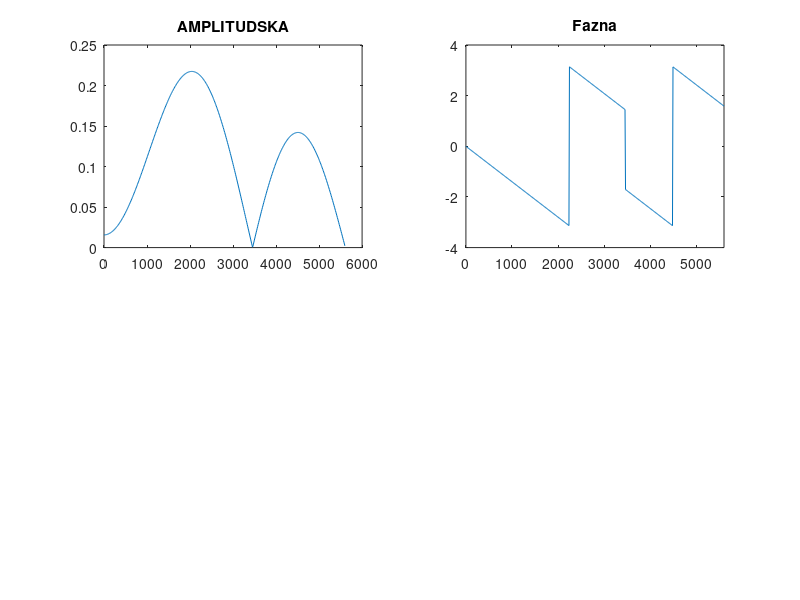

Here is the MATLAB script that generated this plot: (Note: this script raises an error after producing the figure.)
%pod d
%NO filtar
fsr = 11200; %dato u zadatku 
fp1=1500
fp2=2500 
fs1=1200
fs2=2800 
ap=1 
as = 40 

deltap = (10 ^ (0.05 * ap) - 1) / (10^(0.05*ap)+1);
deltas =  10 ^ (-0.05*as)
  % slabljenje u nepropusnom opsegu
f = [fs1 fp1 fp2 fs2]  % kljucne frekvencije
a = [0 1 0]   %pojacanje u sva tri intervala kod NO
dev = [ deltas deltap deltas ] %za svaki interval definisano

[N,fo,ao,w] = firpmord( f, a, dev, fsr); %funckija za odredjivanje cetiri parametra
b1 = firpm (N, fo, ao, w)
N = 5 ;
b = firpm (N, fo, ao, w) % koja potom koristimo za sintezu filtra
N_fft = 1024  
B = fft(b, N_fft)
n = 0 : N_fft / 2 - 1
f = n * (fsr/2) / (N_fft / 2 -1)  %zelimo da nam opseg ide od 0 do fsr/2
subplot(2, 2, 1), plot(f, abs(B(1 : N_fft/2))), title('AMPLITUDSKA')
F = angle(B(1 : N_fft/2))
subplot(2, 2, 2), plot(f, F), title('Fazna')
xlim([0 fsr/2])
n = 0 : 99;

x = cos(2 * pi *1000 / fsr*n) + cos(2 * pi *3000 / fsr*n)+cos(2 * pi *5000 / fsr *n)
u_sim = [n;x]';

y= filter(b1, 1, x)
figure 
delta_dir = y - y_sim_dir';
subplot(2, 2, 1), plot(1 : length(x), x), title('Pobuda');
subplot(2, 2, 2), plot(1 : length(y), y), title('Odziv');
subplot(2, 2, 3), stem(0 : length(y_sim_dir') -1, y_sim_dir'), title('Direktno');
subplot(2, 2, 4), stem(0 : length(delta_dir) -1, delta_dir), title('greska');
